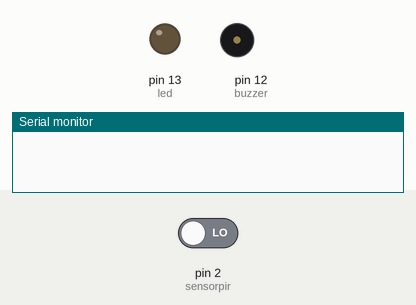
Bench run of a sketch on a simulated Arduino Uno, built with avr-gcc and run on an emulated ATmega328P. Shown: output pins drawn as LEDs (lit = HIGH), buzzer (waves = sounding), the last lines printed to the serial monitor. Inputs (shaded band) come from the test bench; at power-on: pin 2 (sensorpir) LOW.

Above: at 1.2 s.
1.3 s: pin 2 (sensorpir) driven HIGH
At 2.1 s:
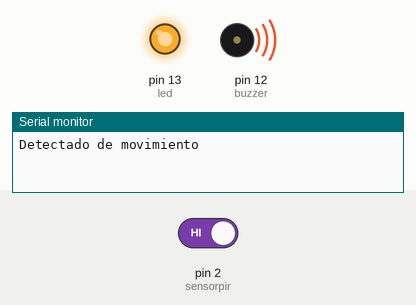
Timing chart, 0 to 3.4 s (numbered marks = the images above; inputs shaded):
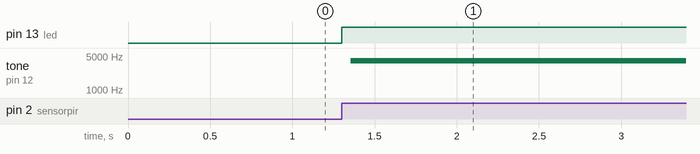

Measured:
- after the input at 1.3 s, pin 13 (led): LOW → HIGH at once; tone on pin 12 (buzzer): silent → 3999 Hz after 0.05 s

The sketch:

alarma.ino
```cpp
byte sensorpir = 2;
byte led       = 13;
byte buzzer    = 12;

void setup()
{
	pinMode(sensorpir, INPUT);
    pinMode(led, OUTPUT);
    pinMode(buzzer, OUTPUT);
    Serial.begin(115200);
    noTone(buzzer);
}

void loop()
{
	if ( digitalRead(sensorpir) == HIGH ) {
        Serial.println("Detectado de movimiento");
        digitalWrite(led, HIGH);
        for (size_t i = 1000; i < 4000; i++)
        {
            tone(buzzer, i);
        }
        delay(1000);
        digitalWrite(led, LOW);
        noTone(buzzer);
    }
}
```
